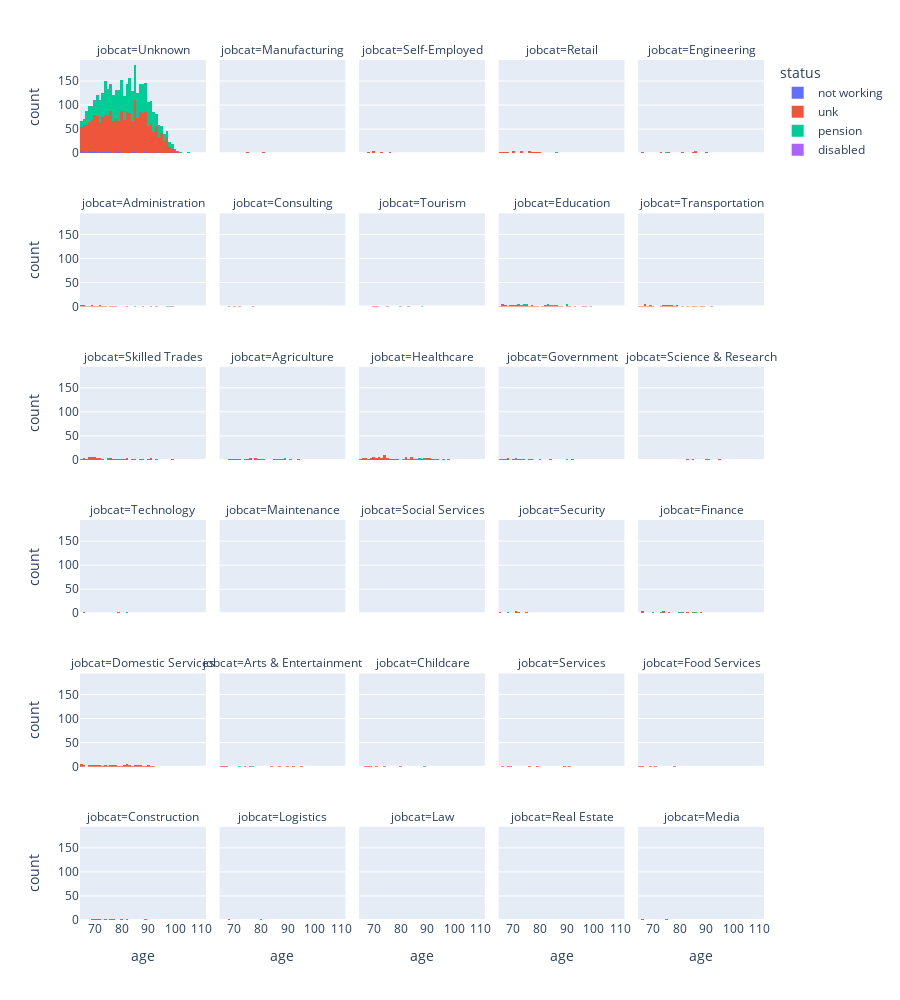

The notebook cell this image was saved under:
### Code cell
px.histogram(general_data, x= "age", facet_col="jobcat", facet_col_wrap = 5, height= 1000 , color = "status")
